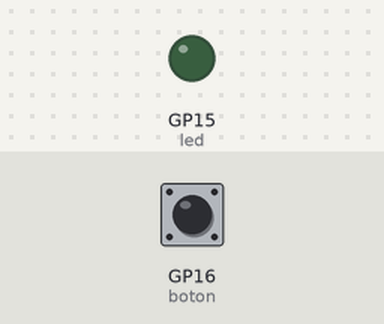
The program below on a simulated Raspberry Pi Pico running MicroPython. Parts: output pins drawn as LEDs (lit = HIGH). Wiring (from the project's diagram.json): green LED on GP15, red button on GP16. The inputs (shaded band) are chosen by the test bench; at power-on: GP16 (boton) LOW.

Above: at 1.2 s.
1.3 s: GP16 (boton) pulled HIGH for 0.15 s
At 1.4 s:
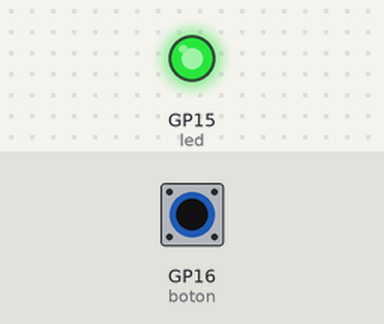
3.0 s: GP16 (boton) pulled HIGH for 3.2 s
At 6.7 s:
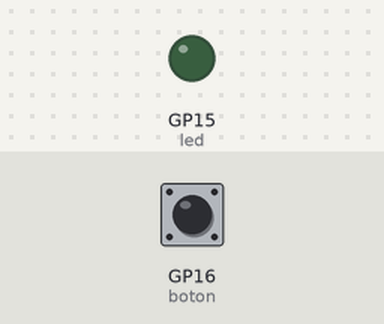
Timing chart, 0 to 8.2 s (numbered marks = the images above; inputs shaded):
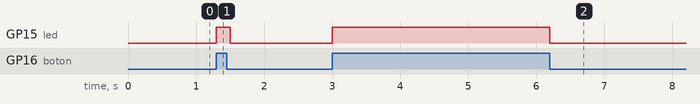

Measured:
- after the input at 1.3 s, GP15 (led): LOW → HIGH at once, → LOW 0.20 s later
- after the input at 3.0 s, GP15 (led): LOW → HIGH at once, → LOW 3.2 s later

The program:

main.py
```python
from machine import Pin
from time import sleep

led = Pin(15, Pin.OUT)                     # Pin de salida para el LED
boton = Pin(16, Pin.IN, Pin.PULL_DOWN)     # Pin de entrada con pull-down interno

while True:
    if boton.value() == 1:  # Si el botón está presionado
        led.on()        # Enciende el LED
        sleep(0.1)
    else:
        led.off()       # Apaga el LED
```
